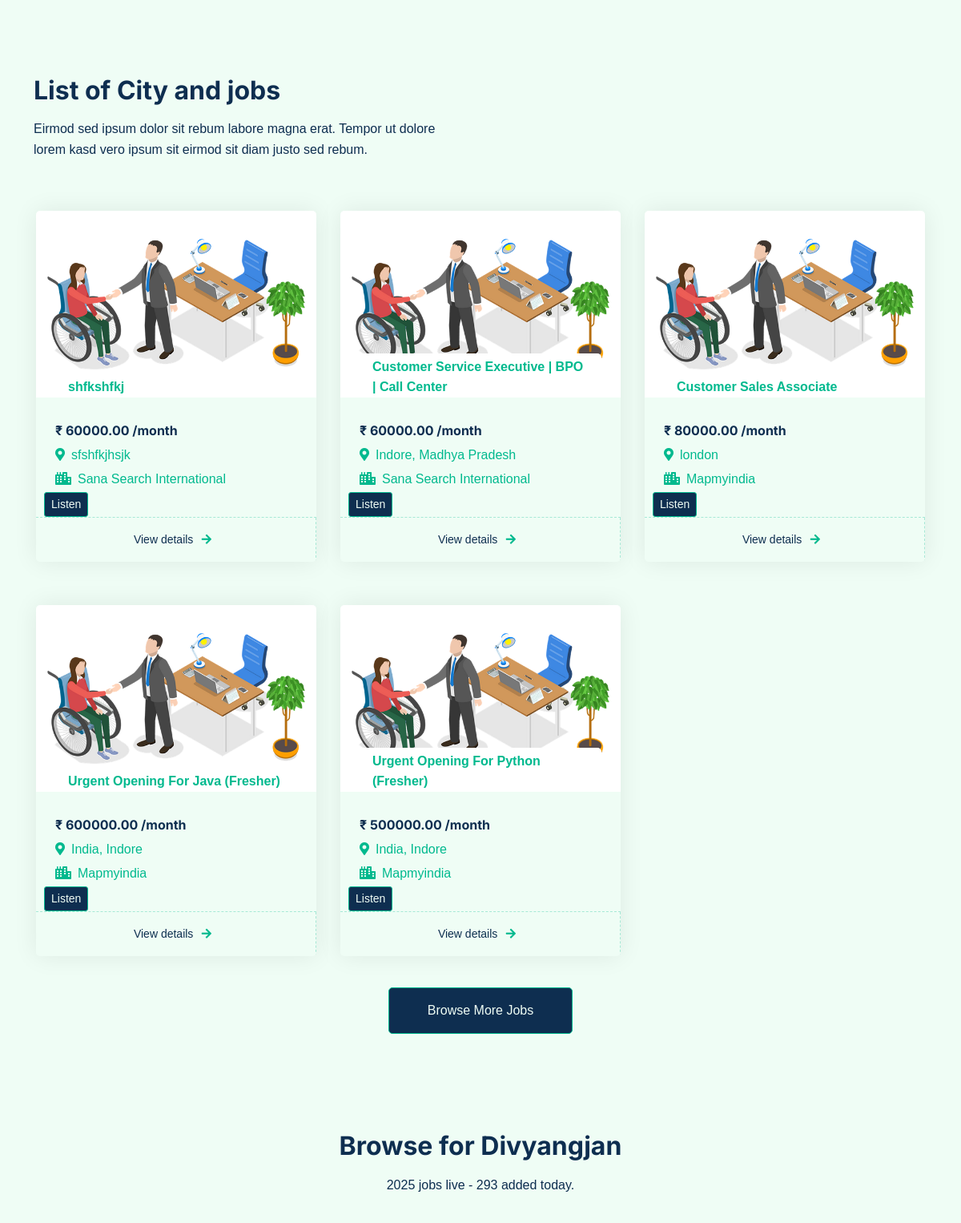
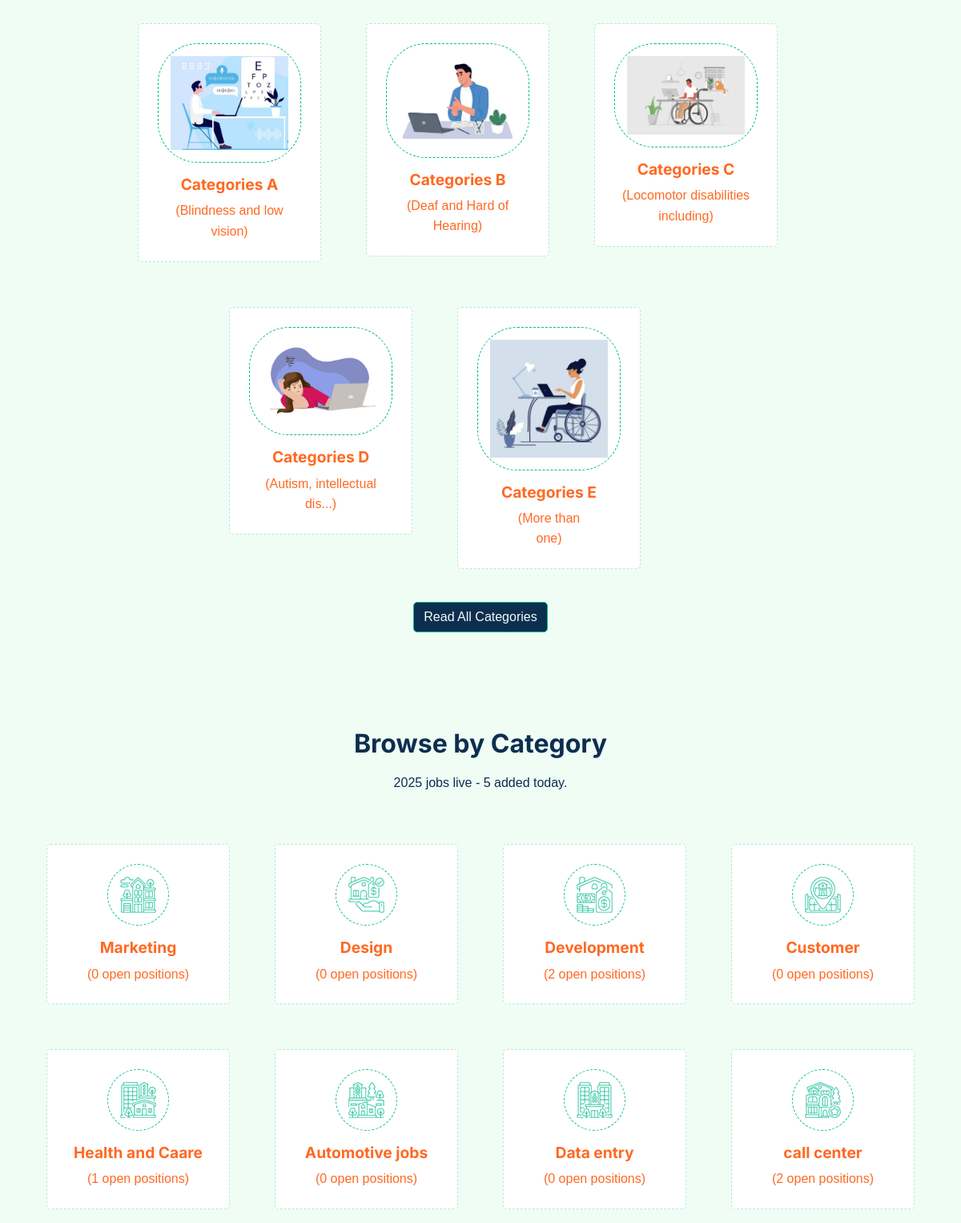
The app's page / (middle part), older data (2 pictures, top to bottom).
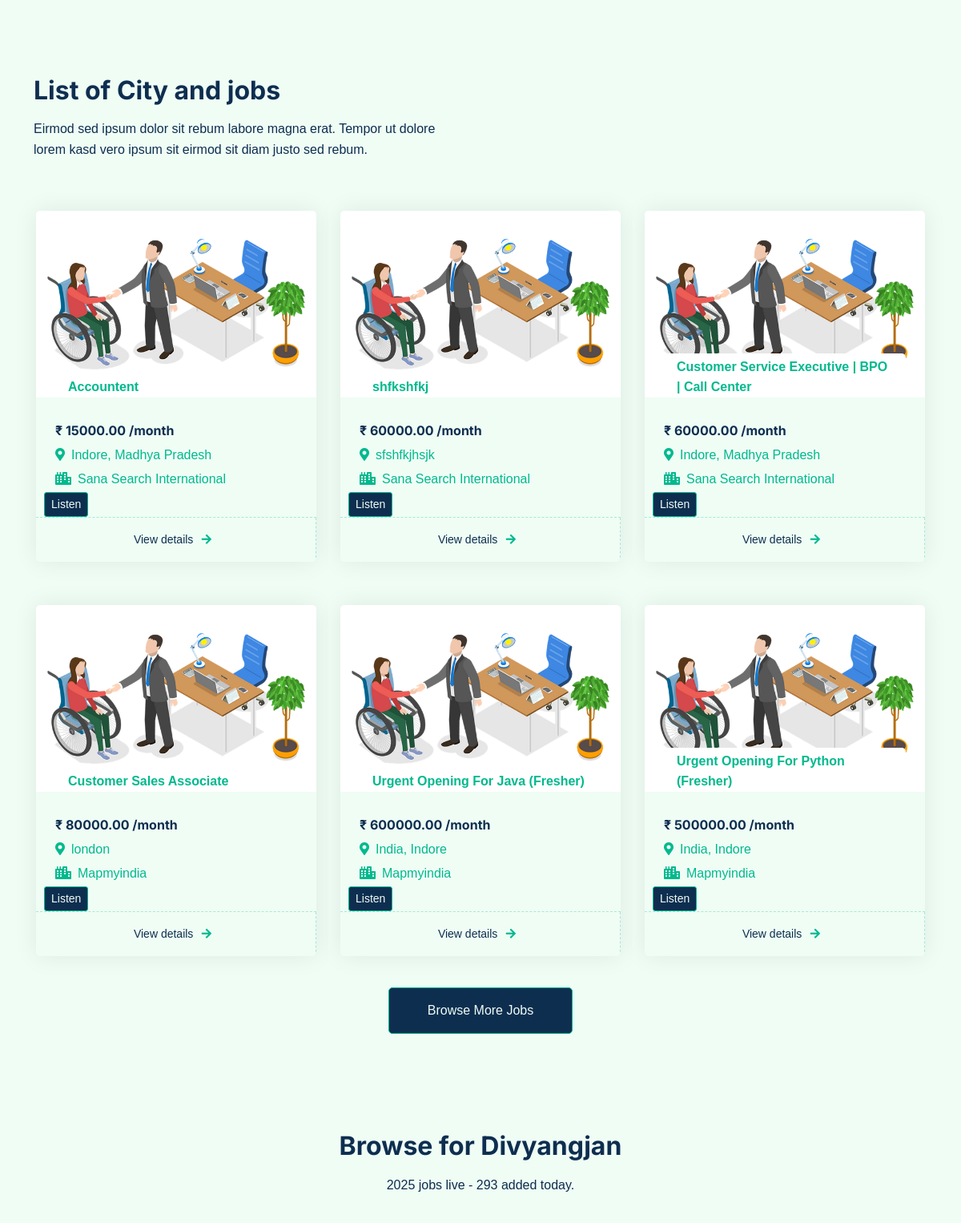
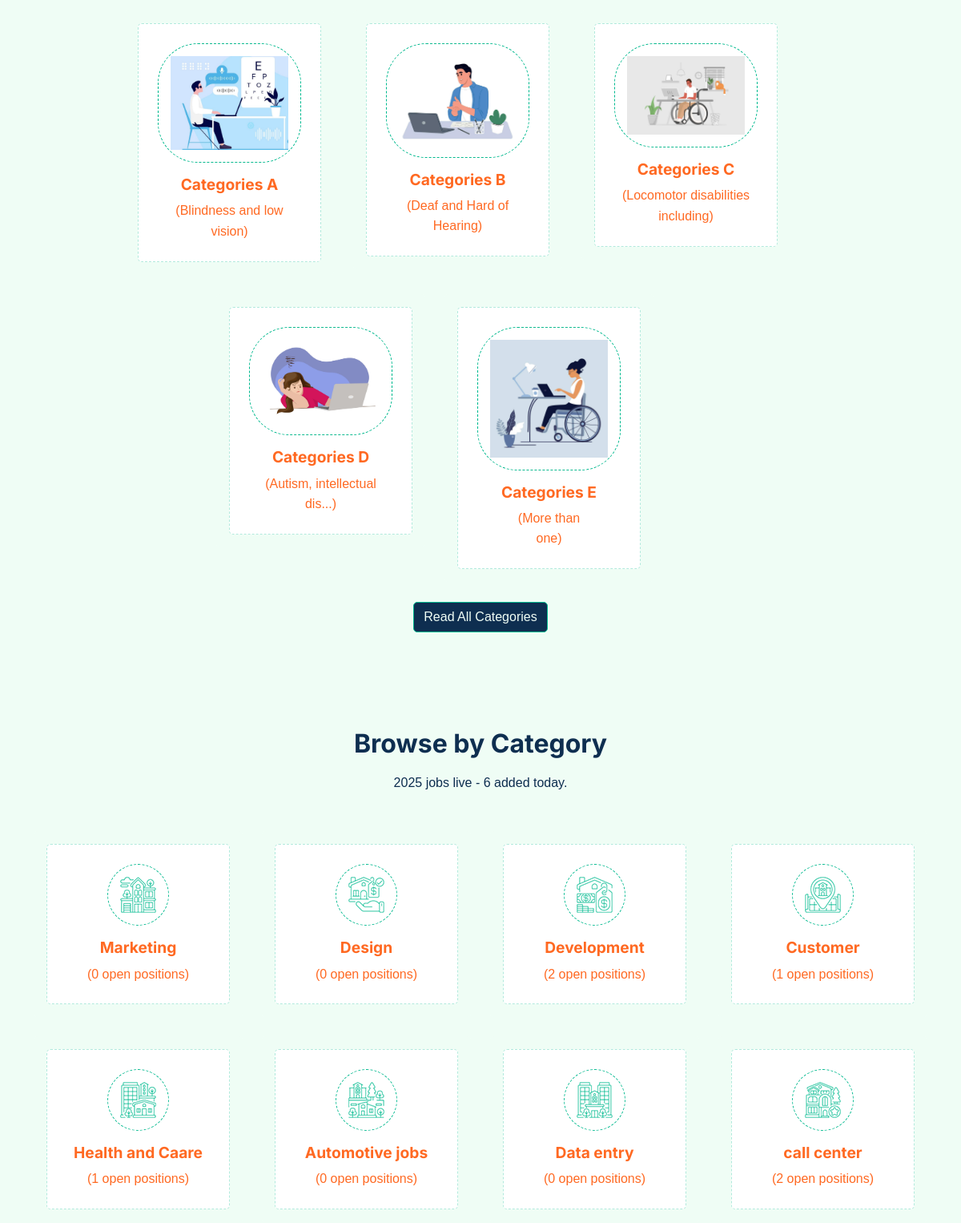
The same page, newer data (2 pictures, top to bottom).
### usa/models.py (models this page shows, shortened)
class Job(models.Model):
    job_id = models.AutoField(primary_key=True)
    job_title = models.CharField(max_length=255)
    location = models.CharField(max_length=255)
    job_type_choices = [
        ('marketing', 'Marketing'),
        ('design', 'Design'),
        ('development', 'Development'),
        ('customer', 'Customer'),
        ('health_caare', 'Health and Caare'),
        ('automotive', 'Automotive jobs'),
        ('data_entry', 'Data entry'),
        ('call_center', 'Call center'),
    ]
    job_type = models.CharField(max_length=20, choices=job_type_choices)
    mode_choices = [
        ('hibrid', 'Hibrid'),
        ('remote', 'Remote'),
        ('wfo', 'WFO')
    ]
    mode = models.CharField(max_length=10, choices=mode_choices)
    time_choices = [
        ('full_time', 'Full Time'),
        ('part_time', 'Part Time'),
        ('internship', 'Internship'),
    ]
    time = models.CharField(max_length=10, choices=time_choices)
    categories_choices = [
        ('government', 'Government'),
        ('private', 'Private'),
    ]
    categories = models.CharField(max_length=10, choices=categories_choices)
    disability_types = models.ManyToManyField('DisabilityType', related_name='jobs', blank=True)
    salary = models.DecimalField(max_digits=10, decimal_places=2)
    hours = models.PositiveIntegerField()
    about = RichTextField()
    updated_at = models.DateTimeField(auto_now=True)
    company = models.ForeignKey(Companies, on_delete=models.CASCADE, related_name='jobs', default=None)
    last_date = models.DateField(blank=True, null=True)
    is_published = models.BooleanField(default=False)
    is_closed = models.BooleanField(default=False)
    image = models.ImageField(upload_to='job_images/', default='default_job_banner.jpg')
    posted_by = models.ForeignKey('auth.User', on_delete=models.CASCADE)
    print(f"current directory {getcwd()}")
    objects = JobManager()

class Companies(models.Model):
    user = models.OneToOneField(User, on_delete=models.CASCADE, related_name='company_profile')
    name = models.CharField(max_length=300)
    description = RichTextField()
    industry_type = models.CharField(max_length=50, blank=True, null=True)
    logo = models.ImageField(upload_to='company_logos/', blank=True, null=True)
    url = models.URLField(max_length=200, blank=True, null=True)

### usa/views.py (the view)
# urls.py: path('', index, name='index'),  # Add the landing page path
def index(request):
    current_year = datetime.now()
    year = current_year.year
    published_jobs = Job.objects.filter(is_published=True).order_by('-updated_at')
    jobs = published_jobs.filter(is_closed=False)
    no_marketing = len(Job.objects.filter(job_type='marketing'))
    no_design = len(Job.objects.filter(job_type='design'))
    no_development = len(Job.objects.filter(job_type='development'))
    no_customer = len(Job.objects.filter(job_type='customer'))
    no_health_caare = len(Job.objects.filter(job_type='health_caare'))
    no_automotive = len(Job.objects.filter(job_type='automotive'))
    no_data_entry = len(Job.objects.filter(job_type='data_entry'))
    no_call_center = len(Job.objects.filter(job_type='call_center'))
    no_all_jobs = len(jobs)
    context = {
        'jobs': jobs,
        'no_marketing': no_marketing,
        'no_design': no_design,
        'no_development': no_development,
        'no_customer': no_customer,
        'no_health_caare': no_health_caare,
        'no_automotive': no_automotive,
        'no_data_entry':no_data_entry,
        'no_call_center':no_call_center,
        'year': year,
        'no_all_jobs': no_all_jobs,
    }
    template_name = "index.html"
    return render(request, template_name, context)

### usa/models.py (called while the page is built)
    def get_queryset(self):
        return JobQuerySet(self.model, using=self._db)

### templates/index.html (shortened to what the changed rows need)
{% load static %}
{% include 'header.html' %}
        <div class="container-xxl py-5">
            <div class="container">
                <div class="row g-0 gx-5 align-items-end">
                    <div class="col-lg-6">
                        <div class="text-start mx-auto mb-5 wow slideInLeft" data-wow-delay="0.1s">
                            <h1 class="mb-3">List of City and jobs</h1>
                        </div>
                    </div>
                </div>
                <div class="tab-content">
                    <div id="tab-1" class="tab-pane fade show p-0 active">
                        <div class="row g-4">
                            {% for job in jobs|slice:":6" %}
                            <div class="col-lg-4 col-md-6 wow fadeInUp" data-wow-delay="0.1s" style="background-color: var(--light);">
                                <div class="property-item rounded overflow-hidden">
                                    <div class="position-relative overflow-hidden">
                                        <a href=""><img class="img-fluid" src="{{job.image.url}}" alt="card-Image"></a>
                                        <div class="bg-white rounded-top text-primary position-absolute start-0 bottom-0 mx-4 pt-1 px-3">{{ job.job_title }}</div>
                                    </div>
                                    <div class="p-4 pb-0">
                                        <h5 class="d-block h6 mb-2" style="color: var(--dark);">₹ {{ job.salary }} /month</h5>
                                        <p class="d-block mb-1"><i class="fa fa-map-marker-alt text-primary me-2"></i>{{ job.location }}</p>
                                        <p class="d-block mb-1"><i class="fa fa-sharp fa-light fa-city text-primary me-2"></i>{{ job.company.name }}</p>
                                    </div>
                                    <button onclick="speakJob('{{ job.job_title }}', '{{ job.salary }}', '{{ job.location }}', '{{ job.company.name }}')" class="btn btn-sm btn-primary" style="margin-left: 10px;">
                                        Listen
                                    </button>
                                    <a href="{% url 'usa:login' %}">
                                        <div class="d-flex border-top">
                                            <small class="flex-fill text-center border-end py-3" style="color: var(--dark);">View details<i class="fa fa-duotone fa-arrow-right text-primary me-2" style="margin-left: 3%;"></i></small>
                                        </div>
                                    </a>
                                </div>
                            </div>
                            {% endfor %}
                        </div>
                    </div>
                </div>
            </div>
        </div>
        <div class="container-xxl py-5" id="blogs">
            <div class="container">
                <div class="text-center mx-auto mb-5 wow fadeInUp" data-wow-delay="0.1s" style="max-width: 600px;">
                    <h1 class="mb-3">Browse for Divyangjan</h1>
                </div>
                <br>
            </div>
        </div>
         <div class="container-xxl py-5">
            <div class="container">
                <div class="text-center mx-auto mb-5 wow fadeInUp" data-wow-delay="0.1s" style="max-width: 600px;">
                    <h1 class="mb-3">Browse by Category</h1>
                    <p>{{year}} jobs live - {{no_all_jobs}} added today.</p>
                </div>
                <div class="row g-4">
                    <div class="col-lg-3 col-sm-6 wow fadeInUp" data-wow-delay="0.7s">
                        <a class="cat-item d-block bg-light text-center rounded p-3" href="{% url 'usa:job_list_by_type' job_type='customer' %}">
                            <div class="rounded p-4">
                                <div class="icon mb-3">
                                    <img class="img-fluid" src="{% static 'img/icon-housing.png' %}" alt="Icon">
                                </div>
                                <h6>Customer</h6>
                                <span>({{no_customer}} open positions)</span>
                            </div>
                        </a>
                    </div>
                </div>
            </div>
        </div>
{% include 'footer.html' %}

Row changes from the older to the newer data that the page shows:
added Job: image (placeholder picture), job_title "Accountent", salary "15000.00", location "Indore, Madhya Pradesh", company.name "Sana Search International"
Text that changed along with them:
{{ no_all_jobs }}: "5" → "6"
{{ no_customer }}: "0" → "1"
